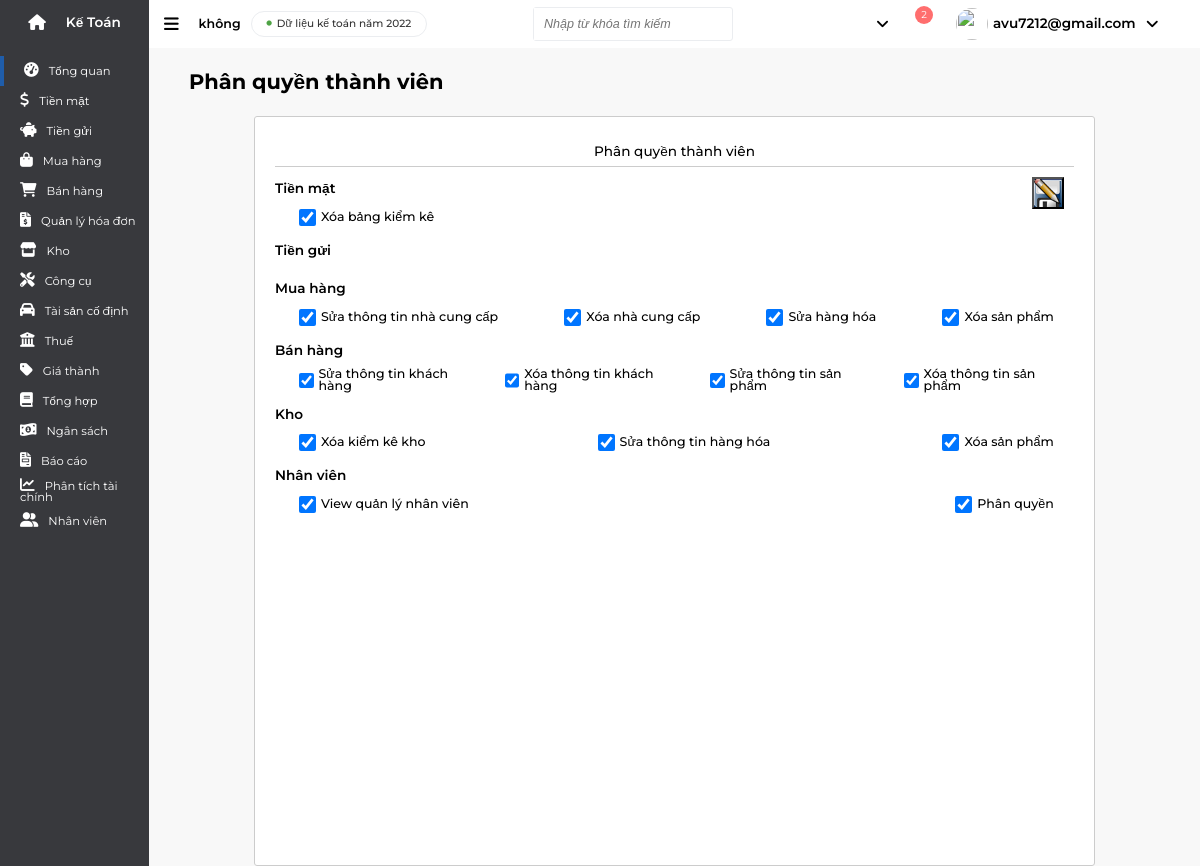
Page /content/employee/privilege.php?&id=1 (signed in) on the committed database.
### tables this page shows
CREATE TABLE `privilege_group` (
  `id` int(255) NOT NULL,
  `group_name` varchar(255) NOT NULL,
  `position` int(20) NOT NULL
);

CREATE TABLE `privilege` (
  `id` int(255) NOT NULL,
  `group_id` int(255) NOT NULL,
  `name` varchar(255) NOT NULL,
  `url_match` varchar(255) NOT NULL
);

### languages/vi.lng.php (called while the page is built, shortened)
<?php
$main['language'] = "ngôn ngữ";
$main['en-en'] = "Tiếng Anh";
$main['en-vi'] = "Tiếng Việt";
$main['Kế Toán'] = "Kế Toán";
$main['tổng quan'] = "Tổng quan";
$main['tình hình tài chính'] = "Tình hình tài chính";
$main['tổng tiền'] = "Tổng tiền";
$main['tiền mặt'] = "Tiền mặt";
$main['tiền gửi'] = "Tiền gửi";
$main['phải thu'] = "Phải thu";
$main['phải trả'] = "Phải trả";
$main['doanh thu'] = "Doanh thu";
$main['chi phí'] = "Chi phí";
$main['lơi nhuận'] = "Lợi nhuận";
$main['hàng tồn kho'] = "Hàng tồn kho";
$main['Tháng này'] = "Tháng này";
$main['Đvt'] = "Đvt:";
$main['Triệu'] = "Triệu";
$main['nợ phải thu theo hạn nợ'] = "Nợ phải thu theo hạn nợ";
$main['Nợ phải trả theo hạn nợ'] = "Nợ phải trả theo hạn nợ";
$main['Tổng'] = "Tổng";
$main['Quá hạn'] = "Quá hạn";
$main['Trong hạn'] = "Trong hạn";
$main['Dòng tiền'] = "Dòng tiền";
$main['Tổng thu'] = "Tổng thu";
$main['Tổng chi'] = "Tổng chi";
$main['Tồn'] = "Tồn";
$main['Nợ phải thu khách hàng'] = "Nợ phải thu khách hàng";
$main['Doanh thu'] = "Doanh thu";
$main['Nợ phải trả nhà cung cấp'] = "Nợ phải trả nhà cung cấp";
$main['Hàng hóa tồn kho'] = "Hàng hóa tồn kho";
$main['STT'] = "STT";
$main['Tên'] = "Tên";
$main['Số lượng'] = "Số lượng";
$main['Giá trị'] = "Giá trị";
$main['Chi phí'] = "Chi phí";
$main['Hàng hóa sắp hết'] = "Hàng hóa sắp hết";
$main['Tên hàng hóa'] = "Tên hàng hóa";
$main['Kho'] = "Kho";
$main['SL tồn'] = "SL tồn";
$main['SL tồn tối thiểu'] = "SL tồn tối thiểu";
$main['không'] = "không";
$main['Dữ liệu kế toán năm 2022'] = "Dữ liệu kế toán năm 2022";
$main['Nhập từ khóa tìm kiếm'] = "Nhập từ khóa tìm kiếm";
$main['Tính nắng mở rộng'] = "Tính nắng mở rộng";
$main['Tất cả danh mục'] = "Tất cả danh mục";
$main['Nhập số dư ban đầu'] = "Nhập số dư ban đầu";
$main['Bảo trì dữ liệu'] = "Bảo trì dữ liệu";
$main['Ghi sổ/bỏ ghi theo lô'] = "Ghi sổ/bỏ ghi theo lô";
$main['Đánh lái só chứng từ'] = "Đánh lái só chứng từ";
$main['Kiểm tra đối chiều chứng từ số sách'] = "Kiểm tra đối chiều chứng từ số sách";
$main['Phục hồi chứng từ đã xóa'] = "Phục hồi chứng từ đã xóa";
$main['Gợi ý nhắc nhở thông minh'] = "Gợi ý nhắc nhở thông minh";
$main['Tra cứu thông tin doang nghiệp'] = "Tra cứu thông tin doang nghiệp";
$main['Nhật ký truy cập'] = "Nhật ký truy cập";
$main['Lấy chứng từ từ dữ liệu khác'] = "Lấy chứng từ từ dữ liệu khác";
$main['Hướng dẫn chuyển đổi từ SME'] = "Hướng dẫn chuyển đổi từ SME";
$main['Thiết lập'] = "Thiết lập";
$main['Thông tin về công ty'] = "Thông tin về công ty";
$main['Quán lý người dùng'] = "Quán lý người dùng";
?>

### content/employee/privilege.php (the view, shortened to what this page needs)
<?php
if(!empty($_SESSION['logged'])) {
?>
<!DOCTYPE html>
<html lang="en">
<head>
    <link rel="stylesheet" href="../../assets/css/style.css">
    <link rel="stylesheet" href="../../assets/css/base.css">
    <link rel="stylesheet" href="../../assets/fonts/fontawesome-free-6.0.0-web/css/all.min.css">
</head>
<body>
    <div class="grid">
        <?php include '../../sidebar.php' ?>
        <div class="container">
            <?php include '../../header.php'; ?>
            <div class="navigation">
                <div class="nav-overview nav--open-sidebar">
                    <h2 class="overview-heading"><?= $main['Phân quyền thành viên']?></h2>
                </div>
            </div>
            <?php
                if(!empty($_GET['action']) && $_GET['action'] == 'save') {
                    $data = $_POST;
                    $insertString = "";
                    $deleteOldPrivileges = mysqli_query($con, "DELETE FROM `user_privilege` WHERE `user_id` = ".$data['user_id']);
                    foreach($data['privileges'] as $insert) {
                        $insertString .= !empty($insertString) ? "," : "";
                        $insertString .= "(NULL, " . $data['user_id'] . ", " . $insert. ")";
                    }
                    $insertUserPrivi = mysqli_query($con, "INSERT INTO `user_privilege`(`id`, `user_id`, `privilege_id`) VALUES" .$insertString);
                    if(!$insertUserPrivi) {
                        $error = $main['Phân quyền không thành công'];
                    }
                    if(!empty($error)) {
                        ?>
                        <h1 class="head-result"><?= $error ?></h1>
                        <?php
                    }else{
                        ?>
                        <h1 class="head-result"><?= $main['Phân quyền thành công']?></h1>
                        <a href="employee.php" class="privilege-back-link"><?= $main['Quay lại trang quản lý nhân viên']?></a>
                        <?php
                    }
                }else {
                    $queryIdAcount = mysqli_query($con, "SELECT `id` FROM `account` WHERE `em_id`=" .$_GET['id']);
                    $accountId = mysqli_fetch_assoc($queryIdAcount);
                    $privileges = mysqli_query($con, "SELECT * FROM `privilege`");
                    $privileges = mysqli_fetch_all($privileges, MYSQLI_ASSOC);
                    $privilegeGroup = mysqli_query($con, "SELECT * FROM `privilege_group` ORDER BY `privilege_group`.`position` ASC");
                    $privilegeGroup = mysqli_fetch_all($privilegeGroup, MYSQLI_ASSOC);
                    $currentPrivileges = mysqli_query($con, "SELECT * FROM `user_privilege` WHERE `user_id` = ".$accountId['id']);
                    $currentPrivileges = mysqli_fetch_all($currentPrivileges, MYSQLI_ASSOC);
                    $currentPrivilegeList = array();
                    if(!empty($currentPrivileges)){
                        foreach($currentPrivileges as $currentPrivilege){
                            $currentPrivilegeList[] = $currentPrivilege['privilege_id'];
                        }
                    }
            ?>
            <div class="content-employee">
                <div class="content-box-privilege">
                    <div class="box-heading-privilege"><?= $main['Phân quyền thành viên']?></div>
                    <form action="?action=save" id="privilege-form" method="POST" enctype="multipart/form-data">
                        <input type="submit" title="lưu" value="">
                        <?php foreach ($privilegeGroup as $group) { ?>
                        <div class="privilege-group">
                            <div class="privilege-group__name"><?= $group['group_name'] ?></div>
                            <ul class="privilege-group-list">
                                <?php foreach ($privileges as $privilege) { ?>
                                    <?php if($privilege['group_id'] == $group['id']) { ?>
                                <li class="privilege-group-items">
                                    <input type="checkbox"
                                    <?php if(in_array($privilege['id'], $currentPrivilegeList)){ ?>
                                    checked=""
                                    <?php } ?>
                                    value="<?= $privilege['id'] ?>" id="privilege_<?= $privilege['id'] ?>" name="privileges[]">
                                    <label class="privilege-label" for="<?= $privilege['id'] ?>"><?= $privilege['name'] ?></label>
                                </li>
                                    <?php } ?>
                                <?php } ?>
                            </ul>
                        </div>
                        <?php } ?>
                    </form>
                </div>
            </div>
        <?php
            }
        ?>
        </div>
    </div>
<?php
}
?>
</body>
</html>

### sidebar.php (shortened to what this page needs)
<div class="sidebar">
    <header class="sidebar-header">
        <a href="../index.html" class="sidebar-home"><i class="fa-solid fa-house"></i></a>
        <h3 class="sidebar-head">Kế Toán</h3>
    </header>
    <ul class="sidebar-work-list">
        <li class="sidebar-work-items sidebar-work-list--active">
            <a class="sidebar-work__link" href="/AppketoanVS2/index.php"><i class="fa-solid fa-gauge-high"></i><span class="sidebar-work-title"><?= $main['tổng quan'] ?></span></a>
        </li>
        <li class="sidebar-work-items">
            <a class="sidebar-work__link" href="/AppketoanVS2/content/cash/cash.php"><i class="fa-solid fa-dollar-sign"></i><span class="sidebar-work-title"><?= $main['tiền mặt'] ?></span></a>
        </li>
        <li class="sidebar-work-items">
            <a class="sidebar-work__link" href="/AppketoanVS2/content/banking/banking.php"><i class="fa-solid fa-piggy-bank"></i><span class="sidebar-work-title"><?= $main['Tiền gửi'] ?></span></a>
        </li>
        <li class="sidebar-work-items">
            <a class="sidebar-work__link" href="/AppketoanVS2/content/purchase/purchase.php"><i class="fa-solid fa-bag-shopping"></i><span class="sidebar-work-title"><?= $main['Mua hàng'] ?></span></a>
        </li>
        <li class="sidebar-work-items">
            <a class="sidebar-work__link" href="/AppketoanVS2/content/sales/sales.php"><i class="fa-solid fa-cart-shopping"></i><span class="sidebar-work-title"><?= $main['Bán hàng'] ?></span></a>
        </li>
        <li class="sidebar-work-items">
            <a class="sidebar-work__link" href="/AppketoanVS2/content/invoice/invoice.php"><i class="fa-solid fa-file-invoice-dollar"></i><span class="sidebar-work-title"><?= $main['Quản lý hóa đơn'] ?></span></a>
        </li>
        <li class="sidebar-work-items">
            <a class="sidebar-work__link" href="/AppketoanVS2/content/inventory/inventory.php"><i class="fa-solid fa-store"></i><span class="sidebar-work-title"><?= $main['Kho'] ?></span></a>
        </li>
        <li class="sidebar-work-items">
            <a class="sidebar-work__link" href="#"><i class="fa-solid fa-screwdriver-wrench"></i><span class="sidebar-work-title"><?= $main['Công cụ'] ?></span></a>
        </li>
        <li class="sidebar-work-items">
            <a class="sidebar-work__link" href="#"><i class="fa-solid fa-car"></i><span class="sidebar-work-title"><?= $main['Tài sản cố định'] ?></span></a>
        </li>
        <li class="sidebar-work-items">
            <a class="sidebar-work__link" href="#"><i class="fa-solid fa-building-columns"></i><span class="sidebar-work-title"><?= $main['Thuế'] ?></span></a>
        </li>
        <li class="sidebar-work-items">
            <a class="sidebar-work__link" href="#"><i class="fa-solid fa-tag"></i><span class="sidebar-work-title"><?= $main['Giá thành'] ?></span></a>
        </li>
        <li class="sidebar-work-items">
            <a class="sidebar-work__link" href="/AppketoanVS2/content/general/general.php"><i class="fa-solid fa-book"></i><span class="sidebar-work-title"><?= $main['Tổng hợp'] ?></span></a>
        </li>
        <li class="sidebar-work-items">
            <a class="sidebar-work__link" href="#"><i class="fa-solid fa-money-bill-1-wave"></i><span class="sidebar-work-title"><?= $main['Ngân sách'] ?></span></a>
        </li>
        <li class="sidebar-work-items">
            <a class="sidebar-work__link" href="#"><i class="fa-solid fa-file-invoice"></i><span class="sidebar-work-title"><?= $main['Báo cáo'] ?></span></a>
        </li>
        <li class="sidebar-work-items">
            <a class="sidebar-work__link" href="#"><i class="fa-solid fa-chart-line"></i><span class="sidebar-work-title"><?= $main['Phân tích tài chính'] ?></span></a>
        </li>
        <li class="sidebar-work-items">
            <a class="sidebar-work__link" href="/AppketoanVS2/content/employee/employee.php"><i class="fa-solid fa-user-group"></i><span class="sidebar-work-title"><?= $main['Nhân viên'] ?></span></a>
        </li>
    </ul>
</div>

### header.php (shortened to what this page needs)
<div class="header">
    <div class="header-head">
        <i class="fa-solid fa-bars header-head__bars-icon"></i>
        <span class="conpany-name"><?= $main['không'] ?></span>
        <a href="#" class="conpany-data__years">
            <i class="fa-solid fa-circle"></i>
            <span class="company-data-years__title"><?= $main['Dữ liệu kế toán năm 2022'] ?></span>
        </a>
    </div>
    <div class="header-end">
        <div class="header-end__download-icon"></div>
        <div class="header-search">
            <input type="text" class="header-search__input" placeholder="<?= $main['Nhập từ khóa tìm kiếm'] ?>">
            <div class="header-end__search-icon"></div>
        </div>
        <div class="header-end__extended-function header--function">
            <div class="header-end__ellipsis-icon"></div>
        </div>
        <div class="header-end__setting-function header--function">
            <div class="header-end__setting-icon"></div>
        </div>
        <div class="header-end__question-function header--function">
            <div class="header-end__question"></div>
            <i class="fa-solid fa-angle-down header-end__down-icon"></i>
        </div>
        <div class="header-end__notification header--function">
            <div class="header-end__bell-icon"></div>
            <div class="header-end__notifino">2</div>
        </div>
        <div class="header-login-user header--function">
            <img src="/AppketoanVS2/assets/img/getavatar.png" alt="" class="user-avatar">
            <span class="login-user-name"><?php echo $_SESSION['logged']['email'] ?></span>
            <i class="fa-solid fa-angle-down header-end__down-icon"></i>
        </div>
        </div>
    </div>

### assets/css/base.css (style rules this page uses)
html, body, div, span, applet, object, iframe, h1, h2, h3, h4, h5, h6, p, blockquote, pre, a, abbr, acronym, address, big, cite, code, del, dfn, em, img, ins, kbd, q, s, samp, small, strike, strong, sub, sup, tt, var, b, u, i, center, dl, dt, dd, ol, ul, li, fieldset, form, label, legend, table, caption, tbody, tfoot, thead, tr, th, td, article, aside, canvas, details, embed, figure, figcaption, footer, header, hgroup, menu, nav, output, ruby, section, summary, time, mark, audio, video { margin: 0; padding: 0; border: 0; font-size: 100%; font: inherit; vertical-align: baseline; }
article, aside, details, figcaption, figure, footer, header, hgroup, menu, nav, section { display: block; }
body { line-height: 1; }
ol, ul { list-style: none; }
:root { --primary-color: #0075c0; --primary-color-hover: #0d5f92; --primary-color-green: #4ea344; --primary-color-orange: #ff7f2c; --text-color: #021533; --text-white-color: #fff; --backg-hover-color: #e3e5e8; --content-bacg-color: rgb(244, 245, 248); --text-color-blur: #8796a7; --table-items-hover-color: #f3f8f8; }
* { box-sizing: inherit; }
html { font-size: 65.5%; line-height: 1.4rem; font-family: 'Montserrat', sans-serif; box-sizing: border-box; }
body { height: 100%; margin: 0; overflow-y: hidden; }
.grid { width: 100%; height: 100%; top: 0; left: 0; display: flex; }

### rows in the picture
privilege_group: group_name "Tiền mặt"
privilege: id "☑", name "Xóa bảng kiểm kê"
privilege_group: group_name "Tiền gửi"
privilege_group: group_name "Mua hàng"
privilege: id "☑", name "Sửa thông tin nhà cung cấp"
privilege: id "☑", name "Xóa nhà cung cấp"
privilege: id "☑", name "Sửa hàng hóa"
privilege: id "☑", name "Xóa sản phẩm"
privilege_group: group_name "Bán hàng"
privilege: id "☑", name "Sửa thông tin khách hàng"
privilege: id "☑", name "Xóa thông tin khách hàng"
privilege: id "☑", name "Sửa thông tin sản phẩm"
privilege: id "☑", name "Xóa thông tin sản phẩm"
privilege_group: group_name "Kho"
privilege: id "☑", name "Xóa kiểm kê kho"
privilege: id "☑", name "Sửa thông tin hàng hóa"
privilege: id "☑", name "Xóa sản phẩm"
privilege_group: group_name "Nhân viên"
privilege: id "☑", name "View quản lý nhân viên"
privilege: id "☑", name "Phân quyền"

### other values in the picture
$main['tổng quan'] "Tổng quan"
$main['tiền mặt'] "Tiền mặt"
$main['Tiền gửi'] "Tiền gửi"
$main['Mua hàng'] "Mua hàng"
$main['Bán hàng'] "Bán hàng"
$main['Quản lý hóa đơn'] "Quản lý hóa đơn"
$main['Kho'] "Kho"
$main['Công cụ'] "Công cụ"
$main['Tài sản cố định'] "Tài sản cố định"
$main['Thuế'] "Thuế"
$main['Giá thành'] "Giá thành"
$main['Tổng hợp'] "Tổng hợp"
$main['Ngân sách'] "Ngân sách"
$main['Báo cáo'] "Báo cáo"
$main['Phân tích tài chính'] "Phân tích tài chính"
